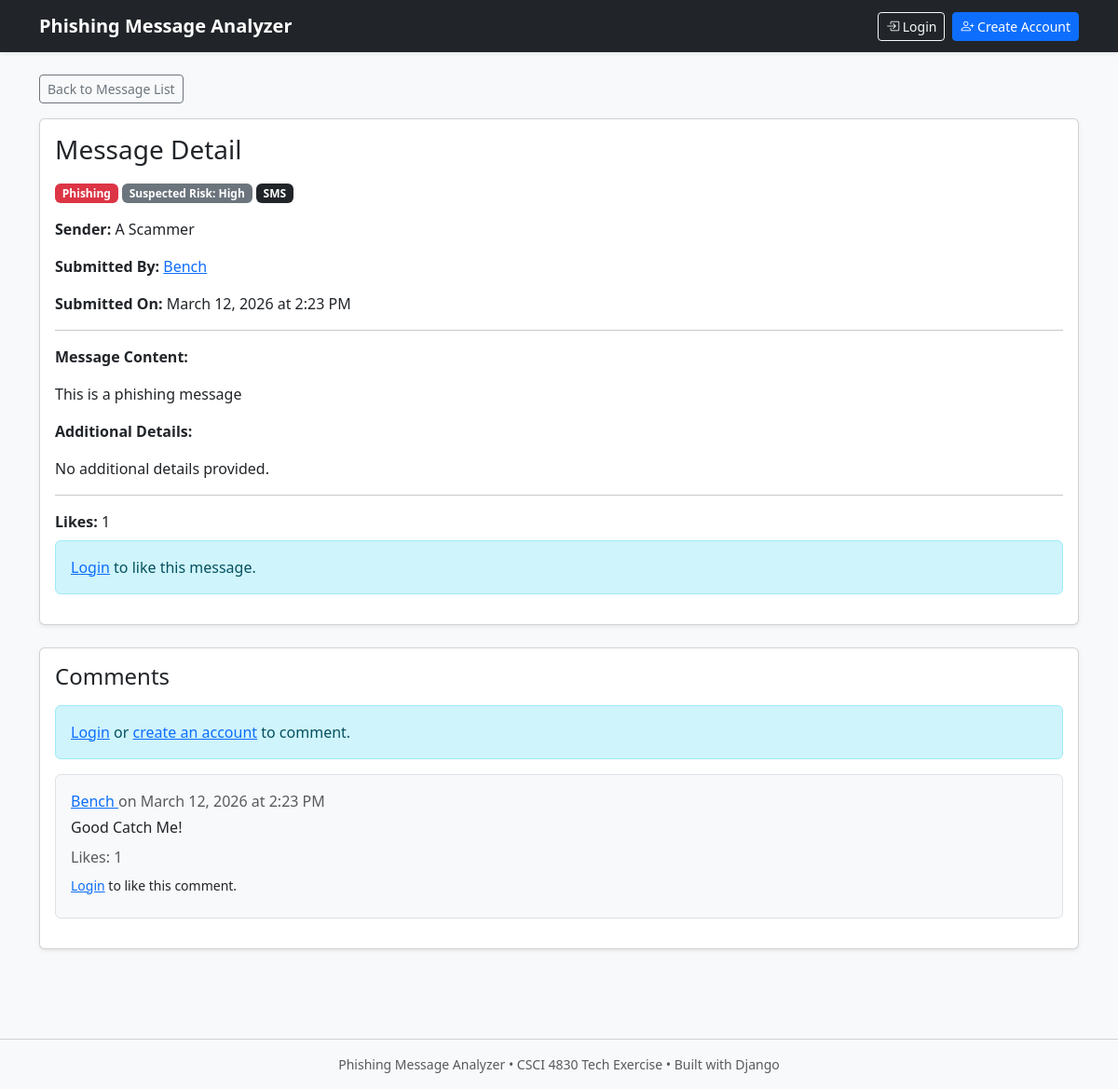
The app's page /message/47/ with its own data.
### analyzer/models.py (models this page shows, shortened)
class Message(models.Model):
    MESSAGE_TYPES = [
        ('Email', 'Email'),
        ('SMS', 'SMS'),
    ]
    CLASSIFICATIONS = [
        ('Phishing', 'Phishing'),
        ('Legitimate', 'Legitimate'),
        ('Unsure', 'Unsure'),
    ]
    SUSPECTED_RISK_LEVELS = [
        ('Low', 'Low'),
        ('Medium', 'Medium'),
        ('High', 'High'),
    ]
    user = models.ForeignKey(User, on_delete=models.CASCADE, null=True, blank=True)
    message_content = models.TextField()
    message_type = models.CharField(max_length=10, choices=MESSAGE_TYPES)
    sender = models.CharField(max_length=255, blank=True)
    additional_details = models.TextField(blank=True)
    classification = models.CharField(max_length=20, choices=CLASSIFICATIONS)
    suspected_risk = models.CharField(max_length=10, choices=SUSPECTED_RISK_LEVELS)
    submission_date = models.DateTimeField(auto_now_add=True)
    likes = models.ManyToManyField(User, related_name='liked_messages', blank=True)

class Comment(models.Model):
    message = models.ForeignKey(Message, on_delete=models.CASCADE, related_name='comments')
    user = models.ForeignKey(User, on_delete=models.CASCADE)
    content = models.TextField()
    created_at = models.DateTimeField(auto_now_add=True)
    likes = models.ManyToManyField(User, related_name='liked_comments', blank=True)

### analyzer/views.py (the view)
# urls.py: path('message/<int:message_id>/', views.message_detail, name='message_detail'),
def message_detail(request, message_id):
    message = get_object_or_404(Message, id=message_id)
    comments = message.comments.all().order_by('-created_at')
    has_liked_message = False
    if request.user.is_authenticated:
        has_liked_message = request.user in message.likes.all()
    for comment in comments:
        comment.has_liked = request.user.is_authenticated and request.user in comment.likes.all()
    if request.method == 'POST':
        if not request.user.is_authenticated:
            return redirect('/accounts/login/')
        form = CommentForm(request.POST)
        if form.is_valid():
            comment = form.save(commit=False)
            comment.message = message
            comment.user = request.user
            comment.save()
            messages.success(request, "Your comment was posted successfully.")
            return redirect('message_detail', message_id=message.id)
    else:
        form = CommentForm()
    context = {
        'message': message,
        'comments': comments,
        'form': form,
        'has_liked_message': has_liked_message,
    }
    return render(request, 'analyzer/message_detail.html', context)

### analyzer/templates/analyzer/message_detail.html (shortened to what this page needs)
{% extends "analyzer/base.html" %}
{% block content %}
<div class="mb-3">
    <a href="/" class="btn btn-outline-secondary btn-sm">Back to Message List</a>
</div>
<div class="card shadow-sm mb-4">
    <div class="card-body">
        <h1 class="card-title h3 mb-3">Message Detail</h1>
        <div class="mb-3">
            {% if message.classification == "Phishing" %}
                <span class="badge bg-danger">Phishing</span>
            {% elif message.classification == "Legitimate" %}
                <span class="badge bg-success">Legitimate</span>
            {% else %}
                <span class="badge bg-warning text-dark">Unsure</span>
            {% endif %}
            <span class="badge bg-secondary">Suspected Risk: {{ message.suspected_risk }}</span>
            <span class="badge bg-dark">{{ message.message_type }}</span>
        </div>
        <p><strong>Sender:</strong>
            {% if message.sender %}
                {{ message.sender }}
            {% else %}
                Not provided
            {% endif %}
        </p>
        <p><strong>Submitted By:</strong>
            {% if message.user %}
                <a href="/user/{{ message.user.username }}/">
                    {{ message.user.username }}
                </a>
            {% else %}
                Unknown
            {% endif %}
        </p>
        <p><strong>Submitted On:</strong> {{ message.submission_date|date:"F j, Y \a\t g:i A" }}</p>
        <hr>
        <p><strong>Message Content:</strong></p>
        <p>{{ message.message_content }}</p>
        <p><strong>Additional Details:</strong></p>
        <p>
            {% if message.additional_details %}
                {{ message.additional_details }}
            {% else %}
                No additional details provided.
            {% endif %}
        </p>
        <hr>
        <p class="mb-2"><strong>Likes:</strong> {{ message.likes.count }}</p>
        {% if user.is_authenticated %}
            <form method="post" action="/message/{{ message.id }}/like/" class="mb-3">
                {% csrf_token %}
                {% if has_liked_message %}
                    <button type="submit" class="btn btn-outline-warning btn-sm">Unlike</button>
                {% else %}
                    <button type="submit" class="btn btn-warning btn-sm">Like This Message</button>
                {% endif %}
            </form>
        {% else %}
            <div class="alert alert-info">
                <a href="/accounts/login/">Login</a> to like this message.
            </div>
        {% endif %}
    </div>
</div>
<div class="card shadow-sm">
    <div class="card-body">
        <h2 class="h4 mb-3">Comments</h2>
        {% if user.is_authenticated %}
            <form method="post" class="mb-4">
                {% csrf_token %}
                {{ form.as_p }}
                <button type="submit" class="btn btn-primary">Post Comment</button>
            </form>
        {% else %}
            <div class="alert alert-info">
                <a href="/accounts/login/">Login</a> or
                <a href="/register/">create an account</a> to comment.
            </div>
        {% endif %}
        {% for comment in comments %}
            <div class="border rounded p-3 mb-3 bg-light">
                <p class="mb-1">
                    <a href="/user/{{ comment.user.username }}/">
                        {{ comment.user.username }}
                    </a>
                    <span class="text-muted">on {{ comment.created_at|date:"F j, Y \a\t g:i A" }}</span>
                </p>
                <p class="mb-2">{{ comment.content }}</p>
                <p class="text-muted mb-2">Likes: {{ comment.likes.count }}</p>
                {% if user.is_authenticated %}
                    <form method="post" action="/comment/{{ comment.id }}/like/" class="mb-2">
                        {% csrf_token %}
                        {% if comment.has_liked %}
                            <button type="submit" class="btn btn-outline-warning btn-sm">Unlike</button>
                        {% else %}
                            <button type="submit" class="btn btn-warning btn-sm">Like</button>
                        {% endif %}
                    </form>
                {% else %}
                    <p class="small mb-2">
                        <a href="/accounts/login/">Login</a> to like this comment.
                    </p>
                {% endif %}
            </div>
        {% empty %}
            <div class="alert alert-secondary mb-0">
                No comments yet.
            </div>
        {% endfor %}
    </div>
</div>
{% endblock %}

### records on screen
Message: suspected_risk "High", message_type "SMS", sender "A Scammer", user.username "Bench", submission_date "March 12, 2026 at 2:23 PM", message_content "This is a phishing message", likes.count "1"
Comment: user.username "Bench", created_at "March 12, 2026 at 2:23 PM", content "Good Catch Me!", likes.count "1"
